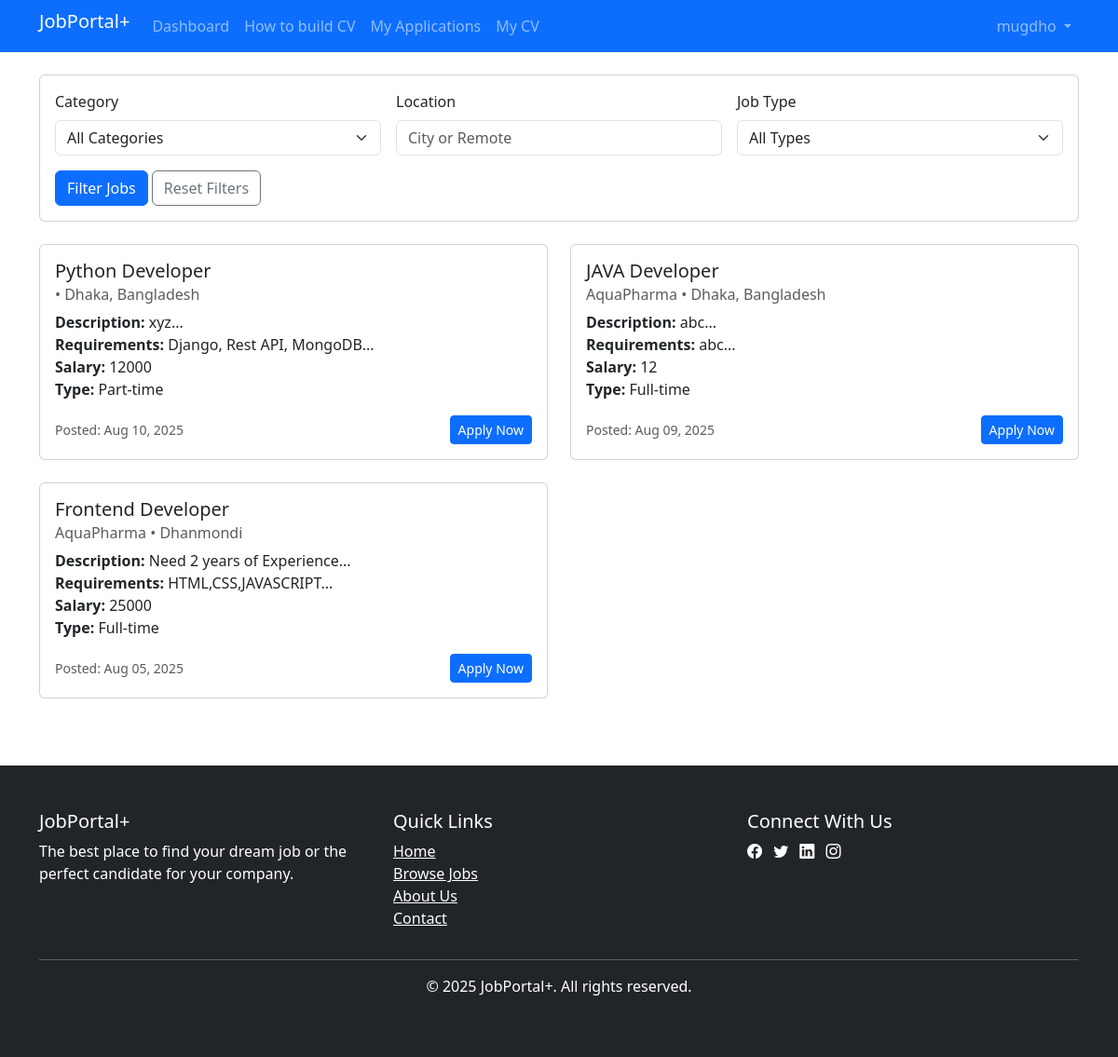
Page /employee/jobs.php (signed in) on the committed database.
### tables this page shows
CREATE TABLE `jobs` (
  `id` int(11) NOT NULL,
  `employer_id` int(11) NOT NULL,
  `company_name` varchar(100) NOT NULL,
  `title` varchar(100) NOT NULL,
  `description` text NOT NULL,
  `requirements` text NOT NULL,
  `location` varchar(100) NOT NULL,
  `salary` varchar(50) DEFAULT NULL,
  `type` enum('Full-time','Part-time','Contract','Internship') NOT NULL,
  `category` varchar(50) NOT NULL,
  `posted_at` timestamp NOT NULL DEFAULT current_timestamp(),
  `deadline` date DEFAULT NULL,
  `is_active` tinyint(1) DEFAULT 1
);

CREATE TABLE `employer_profiles` (
  `id` int(11) NOT NULL,
  `user_id` int(11) NOT NULL,
  `company_name` varchar(100) NOT NULL,
  `company_description` text DEFAULT NULL,
  `company_website` varchar(255) DEFAULT NULL,
  `contact_person` varchar(100) DEFAULT NULL,
  `contact_phone` varchar(20) DEFAULT NULL
);

### employee/jobs.php (the view, shortened to what this page needs)
<?php
require('../db.php');
include("../header.php");
$sql = "SELECT j.*, ep.company_name
        FROM jobs j
        JOIN employer_profiles ep ON j.employer_id = ep.user_id
        WHERE j.is_active = 1 AND (j.deadline IS NULL OR j.deadline >= CURDATE())";
$sql .= " ORDER BY j.posted_at DESC";
$result = mysqli_query($conn, $sql);
?>
    <div class="card mb-4">
        <div class="card-body">
            <form method="get" class="row g-3">
                <div class="col-md-4">
                    <label for="category" class="form-label">Category</label>
                    <select id="category" name="category" class="form-select">
                        <option value="">All Categories</option>
                    </select>
                </div>
                <div class="col-md-4">
                    <label for="location" class="form-label">Location</label>
                    <input type="text" id="location" name="location" class="form-control"
                           value="<?= isset($_GET['location']) ? htmlspecialchars($_GET['location']) : '' ?>"
                           placeholder="City or Remote">
                </div>
                <div class="col-md-4">
                    <label for="type" class="form-label">Job Type</label>
                    <select id="type" name="type" class="form-select">
                        <option value="">All Types</option>
                    </select>
                </div>
                <div class="col-12">
                    <button type="submit" class="btn btn-primary">Filter Jobs</button>
                    <a href="jobs.php" class="btn btn-outline-secondary">Reset Filters</a>
                </div>
            </form>
        </div>
    </div>
    <div class="row">
        <?php if (mysqli_num_rows($result) > 0): ?>
            <?php while ($job = mysqli_fetch_assoc($result)): ?>
                <div class="col-md-6 mb-4">
                    <div class="card h-100">
                        <div class="card-body">
                            <h5 class="card-title"><?= htmlspecialchars($job['title']) ?></h5>
                            <h6 class="card-subtitle mb-2 text-muted">
                                <?= htmlspecialchars($job['company_name']) ?> • <?= htmlspecialchars($job['location']) ?>
                            </h6>
                            <p class="card-text">
                                <strong>Description:</strong> <?= htmlspecialchars(substr($job['description'], 0, 150)) ?>...<br>
                                <strong>Requirements:</strong> <?= htmlspecialchars(substr($job['requirements'], 0, 100)) ?>...<br>
                                <strong>Salary:</strong> <?= htmlspecialchars($job['salary']) ?><br>
                                <strong>Type:</strong> <?= ucfirst(htmlspecialchars($job['type'])) ?>
                            </p>
                            <div class="d-flex justify-content-between align-items-center">
                                <small class="text-muted">Posted: <?= date('M d, Y', strtotime($job['posted_at'])) ?></small>
                                <a href="view_job.php?id=<?= $job['id'] ?>" class="btn btn-sm btn-primary">Apply Now</a>
                            </div>
                        </div>
                    </div>
                </div>
            <?php endwhile; ?>
        <?php else: ?>
            <div class="col-12">
                <div class="alert alert-info">No jobs found matching your criteria. Try adjusting your filters.</div>
            </div>
        <?php endif; ?>
    </div>
<?php
include("../footer.php");
?>

### rows in the picture
jobs: title "Python Developer", location "Dhaka, Bangladesh", description "xyz", requirements "Django, Rest API, MongoDB", salary "12000", type "Part-time", posted_at "Aug 10, 2025"
jobs: title "JAVA Developer", employer_profiles.company_name "AquaPharma", location "Dhaka, Bangladesh", description "abc", requirements "abc", salary "12", type "Full-time", posted_at "Aug 09, 2025"
jobs: title "Frontend Developer", employer_profiles.company_name "AquaPharma", location "Dhanmondi", description "Need 2 years of Experience", requirements "HTML,CSS,JAVASCRIPT", salary "25000", type "Full-time", posted_at "Aug 05, 2025"

### other values in the picture
$_SESSION['username'] "mugdho"
